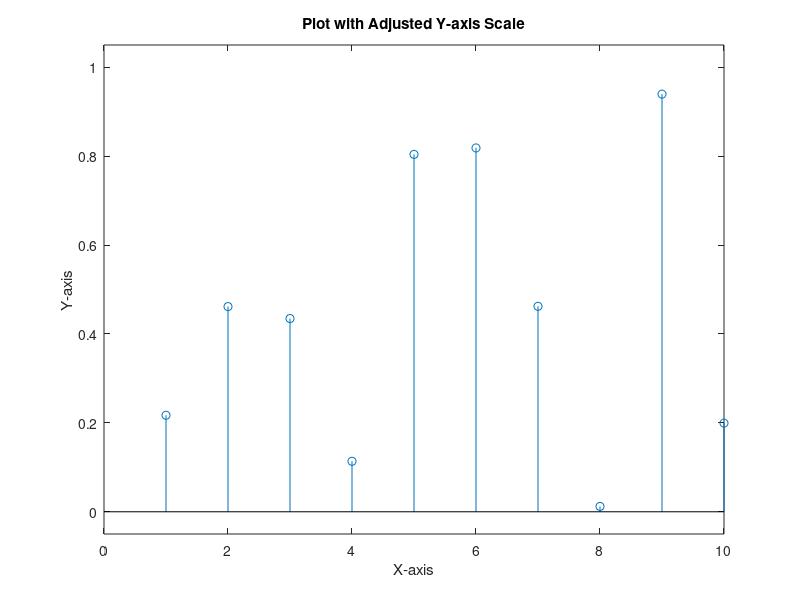

Write MATLAB code to recreate this figure.
% Sample data for demonstration
x = 1:10;
y = rand(1, 10);

% Create the plot or stem plot
% Example 1: Plot
% plot(x, y);

% Example 2: Stem plot
stem(x, y);
hold on
% Adjust the y-axis limits by 5%
currentYLim = ylim; % Get the current y-axis limits
yRange = currentYLim(2) - currentYLim(1); % Calculate the range of the y-axis
percentageIncrease = 0.05; % 5% increase

% Calculate new y-axis limits
newYLim(1) = currentYLim(1) - (percentageIncrease * yRange);
newYLim(2) = currentYLim(2) + (percentageIncrease * yRange);

% Set the new y-axis limits
ylim(newYLim);

% Optional: Add labels and title
xlabel('X-axis');
ylabel('Y-axis');
title('Plot with Adjusted Y-axis Scale');
